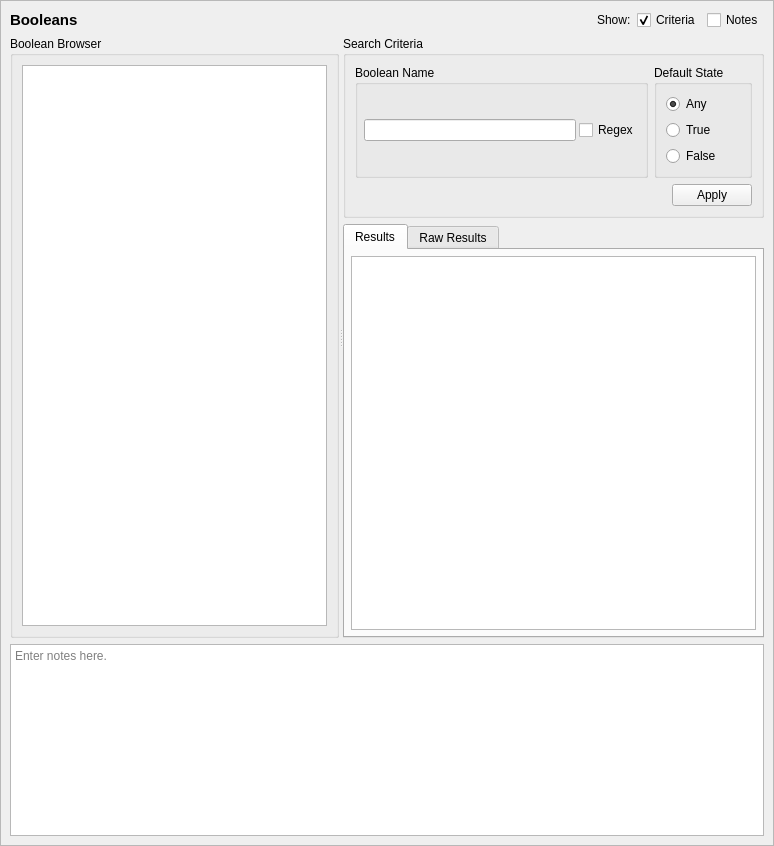
<?xml version="1.0" encoding="UTF-8"?>
<ui version="4.0">
 <class>BoolQueryTab_ui</class>
 <widget class="QScrollArea" name="BoolQueryTab_ui">
  <property name="geometry">
   <rect>
    <x>0</x>
    <y>0</y>
    <width>774</width>
    <height>846</height>
   </rect>
  </property>
  <property name="sizeAdjustPolicy">
   <enum>QAbstractScrollArea::AdjustToContents</enum>
  </property>
  <property name="widgetResizable">
   <bool>true</bool>
  </property>
  <widget class="QWidget" name="contents">
   <property name="geometry">
    <rect>
     <x>0</x>
     <y>0</y>
     <width>772</width>
     <height>844</height>
    </rect>
   </property>
   <property name="minimumSize">
    <size>
     <width>0</width>
     <height>0</height>
    </size>
   </property>
   <layout class="QGridLayout" name="gridLayout_3">
    <item row="0" column="0">
     <widget class="QLabel" name="label">
      <property name="sizePolicy">
       <sizepolicy hsizetype="Preferred" vsizetype="Fixed">
        <horstretch>0</horstretch>
        <verstretch>0</verstretch>
       </sizepolicy>
      </property>
      <property name="maximumSize">
       <size>
        <width>16777215</width>
        <height>20</height>
       </size>
      </property>
      <property name="font">
       <font>
        <pointsize>11</pointsize>
        <weight>75</weight>
        <bold>true</bold>
       </font>
      </property>
      <property name="text">
       <string>Booleans</string>
      </property>
     </widget>
    </item>
    <item row="3" column="0" colspan="5">
     <widget class="QTextEdit" name="notes">
      <property name="minimumSize">
       <size>
        <width>0</width>
        <height>80</height>
       </size>
      </property>
      <property name="toolTip">
       <string>Optionally enter notes here about the query.</string>
      </property>
      <property name="placeholderText">
       <string>Enter notes here.</string>
      </property>
     </widget>
    </item>
    <item row="0" column="1">
     <spacer name="horizontalSpacer">
      <property name="orientation">
       <enum>Qt::Horizontal</enum>
      </property>
      <property name="sizeHint" stdset="0">
       <size>
        <width>440</width>
        <height>20</height>
       </size>
      </property>
     </spacer>
    </item>
    <item row="0" column="2">
     <widget class="QLabel" name="label_2">
      <property name="text">
       <string>Show:</string>
      </property>
     </widget>
    </item>
    <item row="0" column="3">
     <widget class="QCheckBox" name="criteria_expander">
      <property name="toolTip">
       <string>Show or hide the search criteria (no settings are lost)</string>
      </property>
      <property name="text">
       <string>Criteria</string>
      </property>
      <property name="checked">
       <bool>true</bool>
      </property>
     </widget>
    </item>
    <item row="0" column="4">
     <widget class="QCheckBox" name="notes_expander">
      <property name="toolTip">
       <string>Show or hide the notes field (no data is lost)</string>
      </property>
      <property name="text">
       <string>Notes</string>
      </property>
     </widget>
    </item>
    <item row="1" column="0" rowspan="2" colspan="5">
     <widget class="QSplitter" name="splitter">
      <property name="sizePolicy">
       <sizepolicy hsizetype="Expanding" vsizetype="Preferred">
        <horstretch>0</horstretch>
        <verstretch>1</verstretch>
       </sizepolicy>
      </property>
      <property name="orientation">
       <enum>Qt::Horizontal</enum>
      </property>
      <widget class="QGroupBox" name="browser_groupBox">
       <property name="title">
        <string>Boolean Browser</string>
       </property>
       <layout class="QGridLayout" name="gridLayout">
        <item row="0" column="0">
         <widget class="GetDetailsListView" name="bools"/>
        </item>
       </layout>
      </widget>
      <widget class="QWidget" name="verticalLayoutWidget">
       <layout class="QVBoxLayout" name="verticalLayout">
        <item>
         <widget class="QGroupBox" name="criteria_frame">
          <property name="sizePolicy">
           <sizepolicy hsizetype="Preferred" vsizetype="Preferred">
            <horstretch>0</horstretch>
            <verstretch>0</verstretch>
           </sizepolicy>
          </property>
          <property name="maximumSize">
           <size>
            <width>16777215</width>
            <height>16777215</height>
           </size>
          </property>
          <property name="title">
           <string>Search Criteria</string>
          </property>
          <layout class="QGridLayout" name="gridLayout_2">
           <item row="0" column="0">
            <widget class="QGroupBox" name="name_criteria">
             <property name="maximumSize">
              <size>
               <width>16777215</width>
               <height>120</height>
              </size>
             </property>
             <property name="title">
              <string>Boolean Name</string>
             </property>
             <layout class="QGridLayout" name="gridLayout_8">
              <property name="leftMargin">
               <number>6</number>
              </property>
              <property name="topMargin">
               <number>6</number>
              </property>
              <property name="rightMargin">
               <number>6</number>
              </property>
              <property name="bottomMargin">
               <number>6</number>
              </property>
              <property name="spacing">
               <number>3</number>
              </property>
              <item row="0" column="1">
               <widget class="QLineEdit" name="name">
                <property name="sizePolicy">
                 <sizepolicy hsizetype="Expanding" vsizetype="Fixed">
                  <horstretch>0</horstretch>
                  <verstretch>0</verstretch>
                 </sizepolicy>
                </property>
                <property name="minimumSize">
                 <size>
                  <width>150</width>
                  <height>20</height>
                 </size>
                </property>
                <property name="maximumSize">
                 <size>
                  <width>250</width>
                  <height>16777215</height>
                 </size>
                </property>
               </widget>
              </item>
              <item row="0" column="2">
               <widget class="QCheckBox" name="name_regex">
                <property name="toolTip">
                 <string>Use regular expressions to match the user's name.</string>
                </property>
                <property name="text">
                 <string>Regex</string>
                </property>
               </widget>
              </item>
             </layout>
            </widget>
           </item>
           <item row="0" column="1">
            <widget class="QGroupBox" name="default_criteria">
             <property name="title">
              <string>Default State</string>
             </property>
             <layout class="QVBoxLayout" name="verticalLayout_4">
              <item>
               <widget class="QRadioButton" name="default_any">
                <property name="text">
                 <string>Any</string>
                </property>
                <property name="checked">
                 <bool>true</bool>
                </property>
               </widget>
              </item>
              <item>
               <widget class="QRadioButton" name="default_true">
                <property name="text">
                 <string>True</string>
                </property>
               </widget>
              </item>
              <item>
               <widget class="QRadioButton" name="default_false">
                <property name="text">
                 <string>False</string>
                </property>
               </widget>
              </item>
             </layout>
            </widget>
           </item>
           <item row="1" column="0" colspan="2">
            <widget class="QDialogButtonBox" name="buttonBox">
             <property name="standardButtons">
              <set>QDialogButtonBox::Apply</set>
             </property>
            </widget>
           </item>
          </layout>
         </widget>
        </item>
        <item>
         <widget class="QTabWidget" name="results_frame">
          <property name="sizePolicy">
           <sizepolicy hsizetype="Preferred" vsizetype="MinimumExpanding">
            <horstretch>0</horstretch>
            <verstretch>1</verstretch>
           </sizepolicy>
          </property>
          <property name="currentIndex">
           <number>0</number>
          </property>
          <widget class="QWidget" name="table_page">
           <property name="sizePolicy">
            <sizepolicy hsizetype="Preferred" vsizetype="MinimumExpanding">
             <horstretch>0</horstretch>
             <verstretch>0</verstretch>
            </sizepolicy>
           </property>
           <attribute name="title">
            <string>Results</string>
           </attribute>
           <layout class="QVBoxLayout" name="verticalLayout_3">
            <property name="leftMargin">
             <number>6</number>
            </property>
            <property name="topMargin">
             <number>6</number>
            </property>
            <property name="rightMargin">
             <number>6</number>
            </property>
            <property name="bottomMargin">
             <number>6</number>
            </property>
            <item>
             <widget class="QTableView" name="table_results">
              <property name="sizePolicy">
               <sizepolicy hsizetype="Expanding" vsizetype="MinimumExpanding">
                <horstretch>0</horstretch>
                <verstretch>0</verstretch>
               </sizepolicy>
              </property>
              <property name="sizeAdjustPolicy">
               <enum>QAbstractScrollArea::AdjustIgnored</enum>
              </property>
              <property name="alternatingRowColors">
               <bool>true</bool>
              </property>
              <property name="sortingEnabled">
               <bool>true</bool>
              </property>
             </widget>
            </item>
           </layout>
          </widget>
          <widget class="QWidget" name="raw_page">
           <property name="sizePolicy">
            <sizepolicy hsizetype="Preferred" vsizetype="MinimumExpanding">
             <horstretch>0</horstretch>
             <verstretch>0</verstretch>
            </sizepolicy>
           </property>
           <attribute name="title">
            <string>Raw Results</string>
           </attribute>
           <layout class="QVBoxLayout" name="verticalLayout_2">
            <property name="leftMargin">
             <number>6</number>
            </property>
            <property name="topMargin">
             <number>6</number>
            </property>
            <property name="rightMargin">
             <number>6</number>
            </property>
            <property name="bottomMargin">
             <number>6</number>
            </property>
            <item>
             <widget class="QPlainTextEdit" name="raw_results">
              <property name="sizePolicy">
               <sizepolicy hsizetype="Expanding" vsizetype="MinimumExpanding">
                <horstretch>0</horstretch>
                <verstretch>0</verstretch>
               </sizepolicy>
              </property>
              <property name="minimumSize">
               <size>
                <width>0</width>
                <height>0</height>
               </size>
              </property>
              <property name="font">
               <font>
                <family>Monospace</family>
               </font>
              </property>
              <property name="documentTitle">
               <string/>
              </property>
              <property name="lineWrapMode">
               <enum>QPlainTextEdit::NoWrap</enum>
              </property>
              <property name="readOnly">
               <bool>true</bool>
              </property>
             </widget>
            </item>
           </layout>
          </widget>
         </widget>
        </item>
       </layout>
      </widget>
     </widget>
    </item>
   </layout>
   <zorder>splitter</zorder>
   <zorder>notes</zorder>
   <zorder>label</zorder>
   <zorder>label_2</zorder>
   <zorder>horizontalSpacer</zorder>
   <zorder>criteria_expander</zorder>
   <zorder>notes_expander</zorder>
  </widget>
 </widget>
 <customwidgets>
  <customwidget>
   <class>GetDetailsListView</class>
   <extends>QListView</extends>
   <header>setoolsgui/getdetailslist.h</header>
  </customwidget>
 </customwidgets>
 <tabstops>
  <tabstop>criteria_expander</tabstop>
  <tabstop>notes_expander</tabstop>
  <tabstop>bools</tabstop>
  <tabstop>name</tabstop>
  <tabstop>name_regex</tabstop>
  <tabstop>results_frame</tabstop>
  <tabstop>table_results</tabstop>
  <tabstop>raw_results</tabstop>
  <tabstop>notes</tabstop>
 </tabstops>
 <resources/>
 <connections>
  <connection>
   <sender>notes_expander</sender>
   <signal>toggled(bool)</signal>
   <receiver>notes</receiver>
   <slot>setVisible(bool)</slot>
   <hints>
    <hint type="sourcelabel">
     <x>732</x>
     <y>20</y>
    </hint>
    <hint type="destinationlabel">
     <x>386</x>
     <y>754</y>
    </hint>
   </hints>
  </connection>
  <connection>
   <sender>criteria_expander</sender>
   <signal>toggled(bool)</signal>
   <receiver>criteria_frame</receiver>
   <slot>setVisible(bool)</slot>
   <hints>
    <hint type="sourcelabel">
     <x>583</x>
     <y>20</y>
    </hint>
    <hint type="destinationlabel">
     <x>496</x>
     <y>226</y>
    </hint>
   </hints>
  </connection>
 </connections>
</ui>
